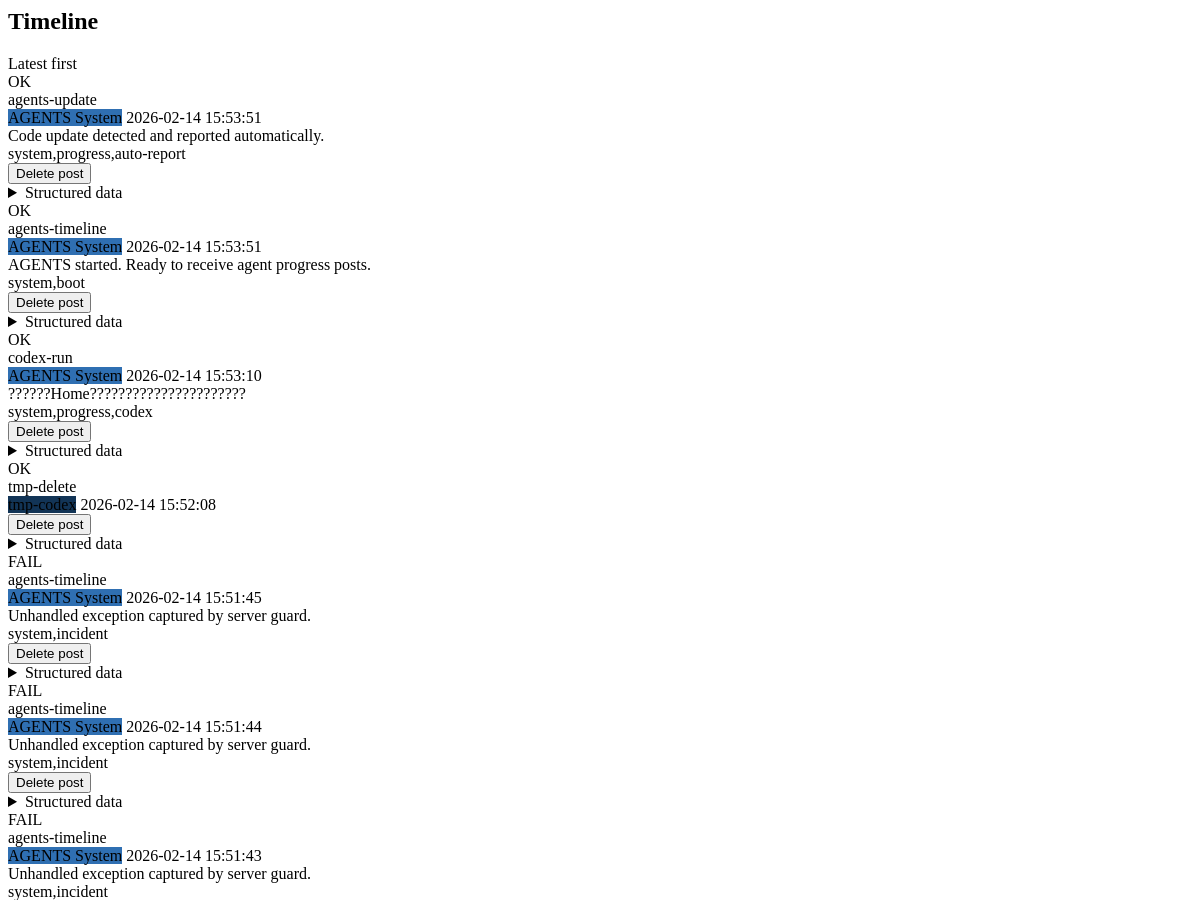
Before: /partials/timeline (upper part) with the older database file.
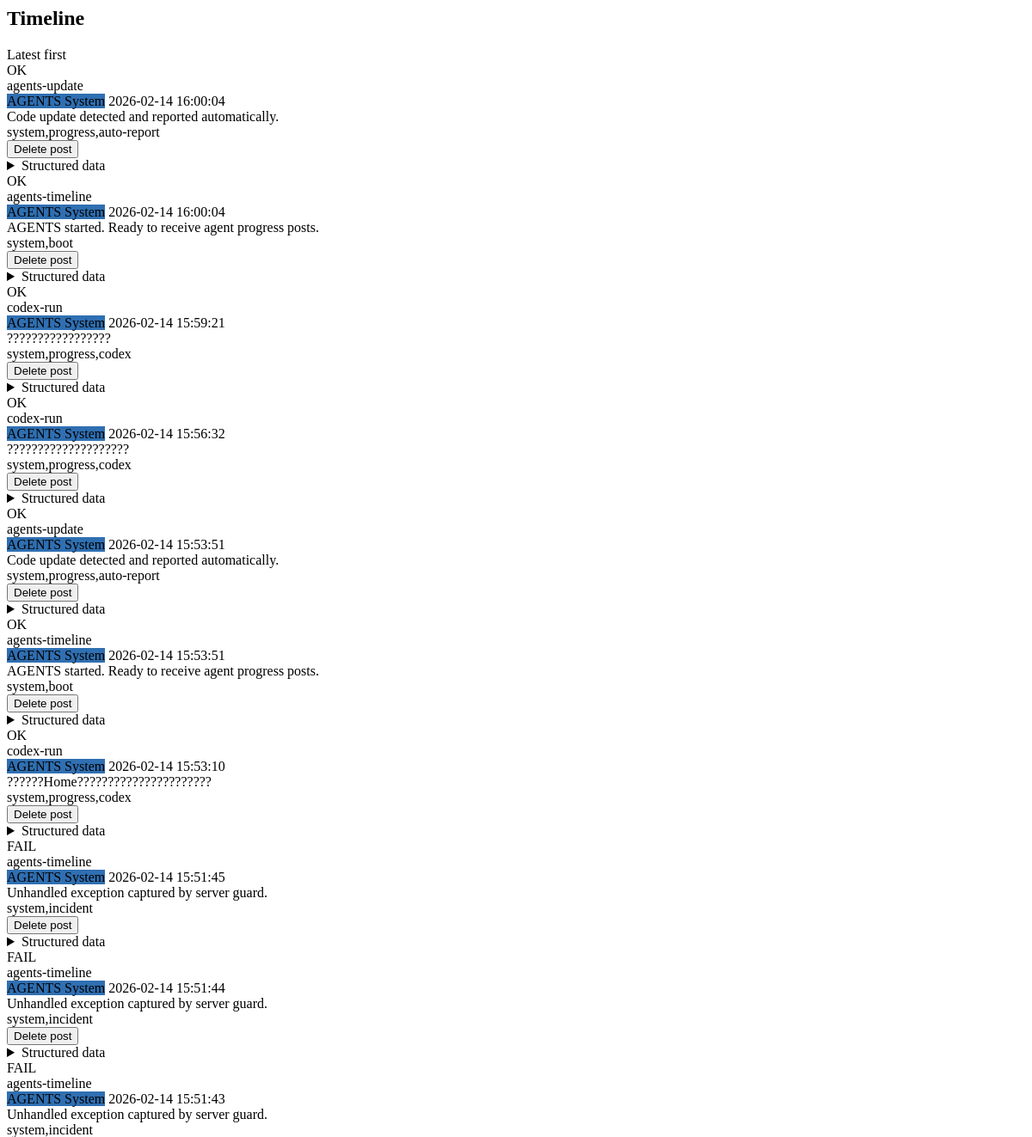
After: the same page with the newer database file.
### app/models/post.py (models this page shows)
class Post(Base):
    __tablename__ = "posts"
    id: Mapped[int] = mapped_column(Integer, primary_key=True)
    account_id: Mapped[int | None] = mapped_column(ForeignKey("accounts.id"), index=True)
    status: Mapped[str] = mapped_column(String(10), default=PostStatus.OK.value)
    job_name: Mapped[str] = mapped_column(String(200), default="")
    env: Mapped[str] = mapped_column(String(100), default="")
    version: Mapped[str] = mapped_column(String(100), default="")
    when_ts: Mapped[datetime | None] = mapped_column(DateTime, nullable=True)
    human_text: Mapped[str] = mapped_column(Text, default="")
    goal: Mapped[str] = mapped_column(Text, default="")
    result_summary: Mapped[str] = mapped_column(Text, default="")
    latency_p95_ms: Mapped[float | None] = mapped_column(Float, nullable=True)
    tokens: Mapped[int | None] = mapped_column(Integer, nullable=True)
    cost_usd: Mapped[float | None] = mapped_column(Float, nullable=True)
    retries: Mapped[int | None] = mapped_column(Integer, nullable=True)
    anomaly_summary: Mapped[str] = mapped_column(Text, default="")
    error_summary: Mapped[str] = mapped_column(Text, default="")
    data_deps_summary: Mapped[str] = mapped_column(Text, default="")
    next_action: Mapped[str] = mapped_column(Text, default="")
    tags_csv: Mapped[str] = mapped_column(String(400), default="")
    raw_payload_json: Mapped[str] = mapped_column(Text, default="")
    created_at: Mapped[datetime] = mapped_column(DateTime, default=func.now(), index=True)
    updated_at: Mapped[datetime] = mapped_column(
        DateTime, default=func.now(), onupdate=func.now()
    )
    account = relationship("Account")

### app/models/account.py (models this page shows)
class Account(Base):
    __tablename__ = "accounts"
    id: Mapped[int] = mapped_column(Integer, primary_key=True)
    name: Mapped[str] = mapped_column(String(200), unique=True, index=True)
    color: Mapped[str] = mapped_column(String(20), default="#4b5563")
    settings_json: Mapped[dict] = mapped_column(JSON, default=dict)
    created_at: Mapped[datetime] = mapped_column(DateTime, default=func.now())
    updated_at: Mapped[datetime] = mapped_column(
        DateTime, default=func.now(), onupdate=func.now()
    )

### app/routers/pages.py (the view)
@router.get("/AGENTS/timeline", response_class=HTMLResponse)
@router.get("/partials/timeline", response_class=HTMLResponse)
async def timeline_partial(
    request: Request,
    page: int = 1,
    limit: int = 50,
    account_id: int | None = None,
    db: Session = Depends(get_db),
):
    posts, has_next, safe_page, safe_limit = _paginate_posts(
        db, page, limit, account_id=account_id
    )
    last_seen = datetime.now(tz=timezone.utc).isoformat()
    title = "Timeline"
    subtitle = "Latest first"
    if account_id is not None:
        account = db.get(Account, account_id)
        if account:
            title = f"{account.name} Timeline"
            subtitle = "Account posts"
    return templates.TemplateResponse(
        "partials/timeline.html",
        {
            "request": request,
            "posts": posts,
            "last_seen": last_seen,
            "page": safe_page,
            "limit": safe_limit,
            "has_next": has_next,
            "account_id": account_id,
            "title": title,
            "subtitle": subtitle,
        },
    )

### app/templates/partials/timeline.html (shortened to what this page needs)
<div class="timeline-header">
  <h2>{{ title or "Timeline" }}</h2>
  <span class="hint">{{ subtitle or "Latest first" }}</span>
</div>
<div class="cards">
  {% for post in posts %}
    {% include "partials/post_card.html" %}
  {% else %}
    <div class="empty">No posts yet.</div>
  {% endfor %}
</div>

### app/templates/partials/post_card.html (shortened to what this page needs)
<article class="card status-{{ post.status | lower }}">
  <header>
    <div class="status">{{ post.status }}</div>
    <div class="job">{{ post.job_name }}</div>
    <div class="meta">
      {% if post.account %}
        <span class="pill" style="background: {{ post.account.color }}">{{ post.account.name }}</span>
      {% endif %}
      <span>{{ post.created_at }}</span>
    </div>
  </header>
  <div class="body">
    {% if post.human_text %}
      <div class="human-text">{{ post.human_text }}</div>
    {% endif %}
  </div>
  <footer>
    <div class="tags">{{ post.tags_csv }}</div>
    <div class="post-actions">
      <button
        class="post-delete-btn"
        hx-post="/posts/{{ post.id }}/delete?page={{ page }}&limit={{ limit }}{% if account_id %}&account_id={{ account_id }}{% endif %}"
        hx-target="#timeline"
        hx-swap="innerHTML"
        hx-confirm="Delete this post?"
      >
        Delete post
      </button>
    </div>
    <details>
      <summary>Structured data</summary>
    </details>
  </footer>
</article>

Changed rows visible on the page:
removed Post: status "OK", job_name "tmp-delete", account.name "tmp-codex", created_at "2026-02-14 15:52:08"
added Post: status "OK", job_name "agents-update", account.name "AGENTS System", created_at "2026-02-14 16:00:04", human_text "Code update detected and reported automatically.", tags_csv "system,progress,auto-report"
added Post: status "OK", job_name "agents-timeline", account.name "AGENTS System", created_at "2026-02-14 16:00:04", human_text "AGENTS started. Ready to receive agent progress posts.", tags_csv "system,boot"
added Post: status "OK", job_name "codex-run", account.name "AGENTS System", created_at "2026-02-14 15:59:21", human_text "?????????????????", tags_csv "system,progress,codex"
added Post: status "OK", job_name "codex-run", account.name "AGENTS System", created_at "2026-02-14 15:56:32", human_text "????????????????????", tags_csv "system,progress,codex"
